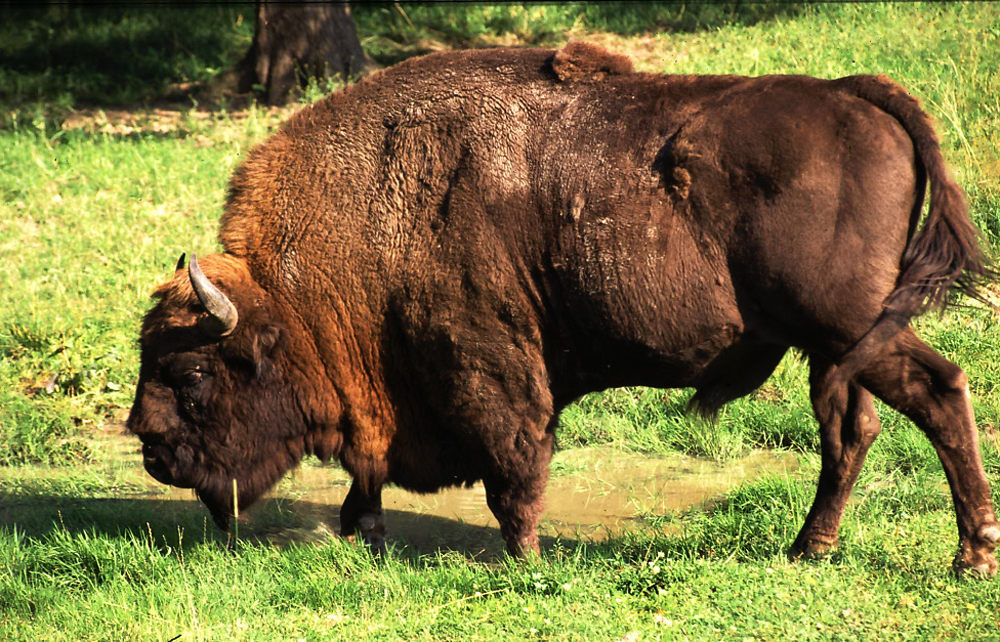
%> input picture Image Analysis/zubr.jpg, 1000 x 642 px
$ octave script1.m   (GNU Octave 9; MATLAB toolbox functions it lacks are replaced by stand-ins)
%> lines starting %> are read from the running program, lines starting %| are printed output that depends on the picture
clear; clc;


im = imread('zubr.jpg');
%> im is the input picture: size 642x1000x3 uint8; mean R, G, B 124.1, 115.2, 62.1
im = double(im) / 255;
%> im: size 642x1000x3 double

% [12 lines of commented-out code are left out]

im = mean(im, 3); % usrednianie w 3 wymiarze
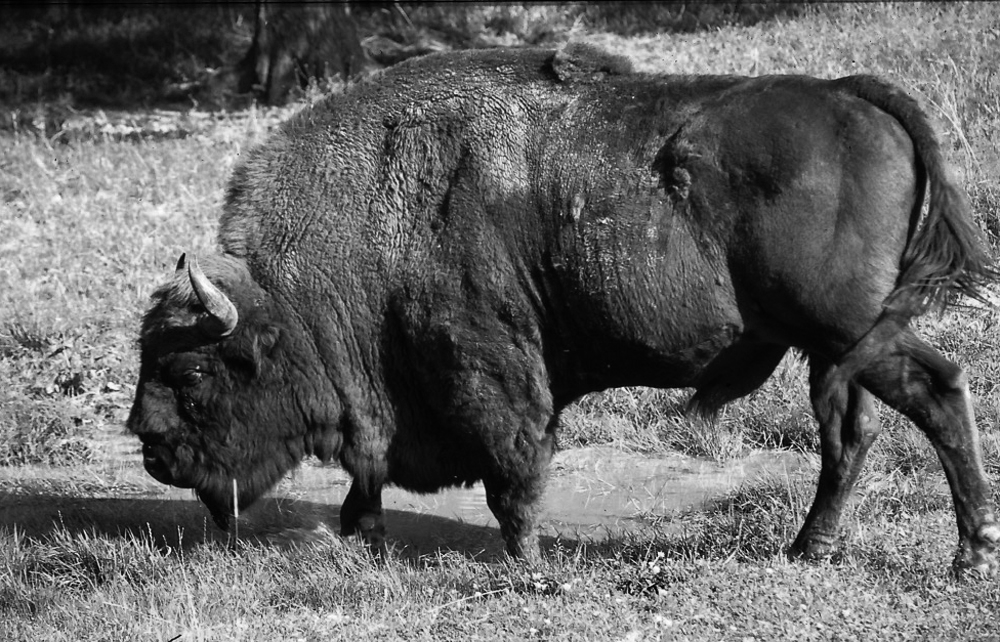
%> im: size 642x1000 double; min 0, max 1, mean 0.394
im = max(im, [], 3);
im = min(im, [], 3);
YUV = [.299, .587, .114];
YUV = permute(YUV, [1, 3, 2]); % wektor wag
im = im .* YUV; % funkcja rgb2grey
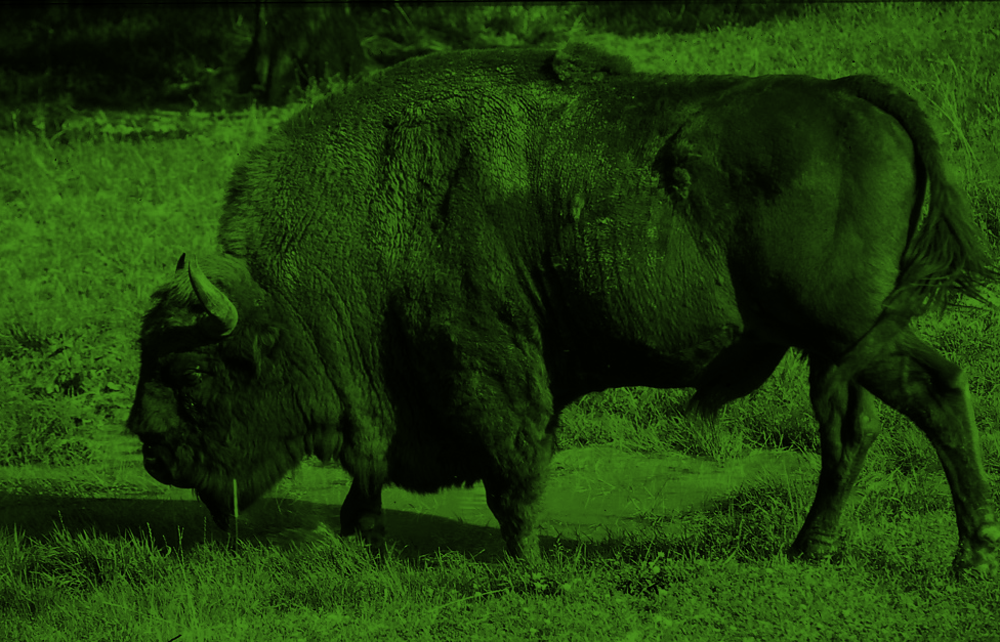
%> im: size 642x1000x3 double; mean R, G, B 0.118, 0.231, 0.0449
im = sum(im, 3);
%> im: size 642x1000 double
% [73 lines of commented-out code are left out]
imh = histeq(im);
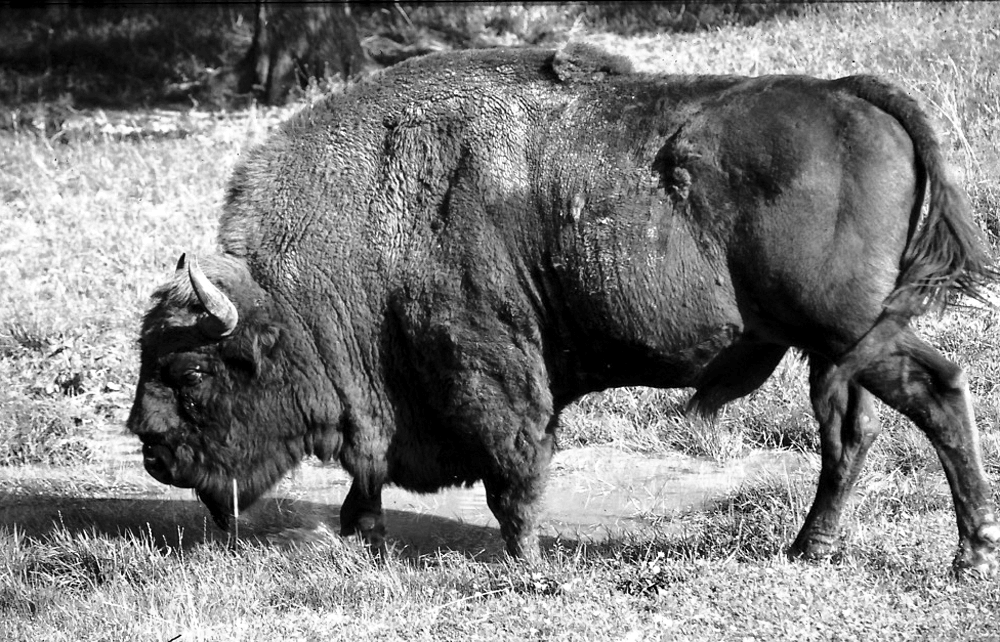
%> imh: size 642x1000 double; min 0, max 1, mean 0.495
subplot(1, 2, 1);
imshow(imh);
subplot(1, 2, 2);
imhist(imh);
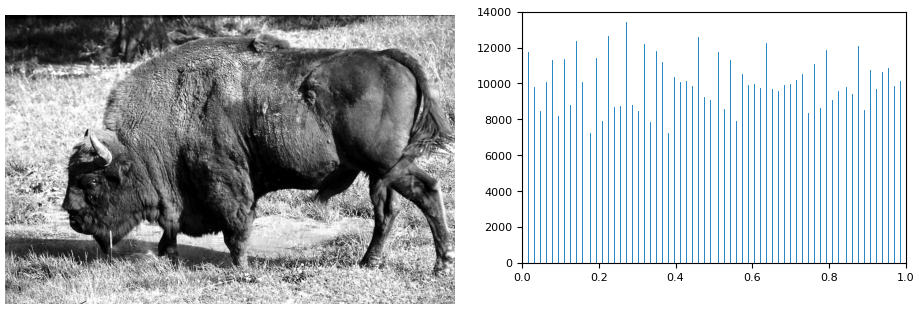
%> figure redrawn from the program's plot data, 2 panels
